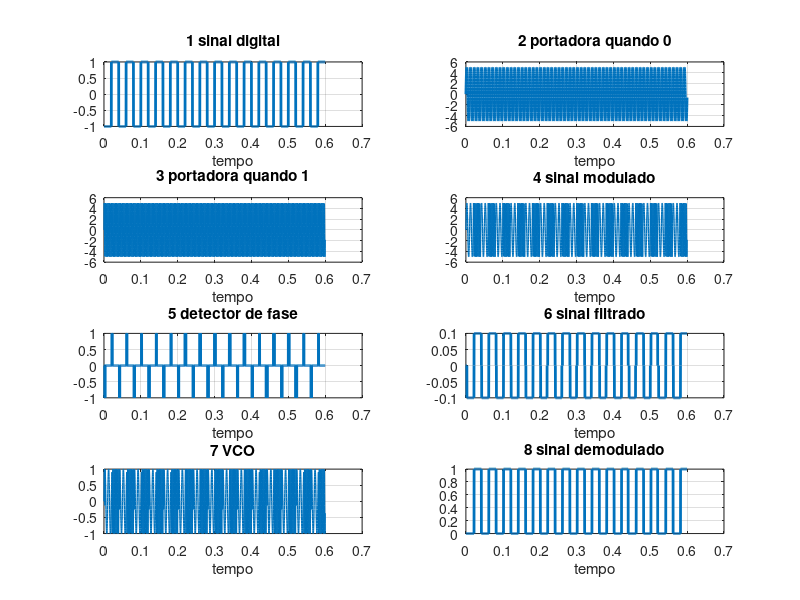

Source code (MATLAB):
clear all
bitrate = 50;
tempo_por_bit = 1/bitrate;
tempo_por_amostra = 0.01*tempo_por_bit;

datain = [ 0 1 0 1 0 1 0 1 0 1 0 1 0 1 0 1 0 1 0 1 0 1 0 1 0 1 0 1 0 1];

tempo = 0 : tempo_por_amostra : tempo_por_bit * length(datain);
tempo = tempo(1 : (tempo_por_bit * length(datain)) / tempo_por_amostra);
amostras_por_bit = tempo_por_bit/tempo_por_amostra;

#CRIAR SINAL (signal)
signal_length = 1;
for i = 1 : length(datain)
    for j = 1 : amostras_por_bit
        if (datain(i) == 0)            
            signal(signal_length++) = -1;
        else
            signal(signal_length++) = 1;
        endif
    endfor
endfor

figure('name', 'Trabalho 3');

#PLOT DO SINAL
subplot(4,2,1)
plot(tempo, signal, 'linewidth', 2)
grid;
title('1 sinal digital');
xlabel('tempo');

#CRIAR PORTADORA E PLOT DO MESMO (portadora)
freq_portadora = 200;
delta_freq = 100;
amplitude = 5;
portadora_0 = amplitude*sin(2*pi*(freq_portadora - delta_freq)*tempo);
portadora_1 = amplitude*sin(2*pi*(freq_portadora + delta_freq)*tempo);
subplot(4,2,2)
plot(tempo, portadora_0, 'linewidth', 2);
grid;
title('2 portadora quando 0');
xlabel('tempo');
subplot(4,2,3)
plot(tempo, portadora_1, 'linewidth', 1);
grid;
title('3 portadora quando 1');
xlabel('tempo');

#CRIAR SINAL MODULADO E PLOT DO MESMO(sinal_modulado)
for i = 1 : length(signal)
    if signal(i) <= 0
        sinal_modulado(i) = portadora_0(i);
    else
        sinal_modulado(i) = portadora_1(i);
    endif
endfor
subplot(4,2,4)
plot( tempo, sinal_modulado, 'linewidth', 1)
grid;
title('4 sinal modulado');
xlabel('tempo');

% DEMODULAR
sinal_filtrado(1) = 0;
for i = 1 : length(sinal_modulado)
    % VCO
    fvco = freq_portadora+delta_freq*10*sinal_filtrado(i);
    vco(i) = sin(2*pi.*fvco.*tempo(i));

    % phase detector
    input_pll(i) = (sinal_modulado(i)>=0); %only 1 or 0
    vco_abs(i) = (vco(i)>=0); %only 1 or 0
    phase_detector(i) = vco_abs(i)-input_pll(i);

    % low pass
    sinal_filtrado(i+1) = 1*sinal_filtrado(i) + 0.1*(phase_detector(i));
end
sinal_filtrado = sinal_filtrado(1:end-1);

sinal_demodulado = (sinal_filtrado>0);

% PLOTAR SAÍDA DO DETECTOR DE FASE
subplot(4,2,5)
plot(tempo, phase_detector, 'linewidth', 2);
grid;
title('5 detector de fase');
xlabel('tempo');

% PLOTAR SAÍDA DO FILTRO
subplot(4,2,6)
plot(tempo, sinal_filtrado, 'linewidth', 2);
grid;
title('6 sinal filtrado');
xlabel('tempo');

% PLOTAR SAÍDA DO VCO
subplot(4,2,7)
plot(tempo,vco, 'linewidth', 1)
grid;
title('7 VCO');
xlabel('tempo');

% PLOTAR VALOR DEMODULADO
subplot(4,2,8)
plot(tempo, sinal_demodulado, 'linewidth', 2);
grid;
title('8 sinal demodulado');
xlabel('tempo');